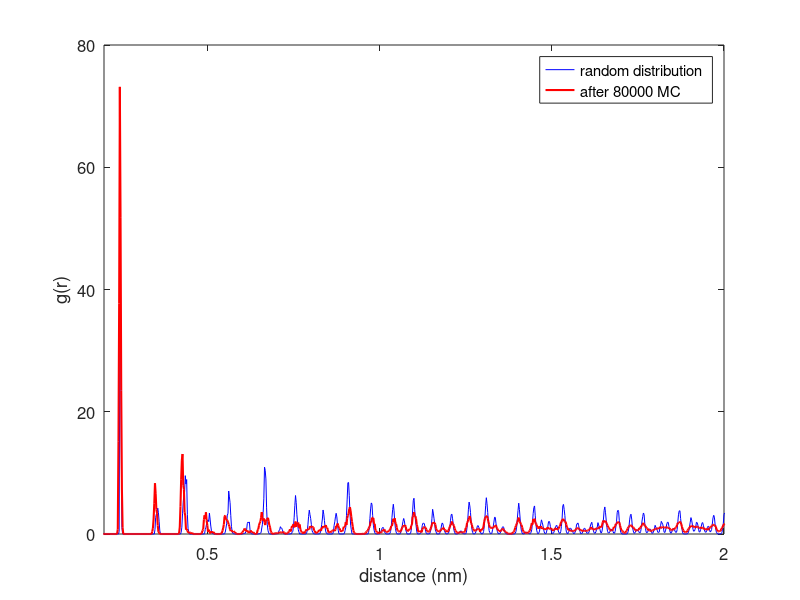

Here is the MATLAB script that generated this plot:
clear all;
load CoRDF222.dat;
load CoRDF82000.dat;
x = CoRDF222;
y = CoRDF82000;


plot(x(:,1)/10,x(:,2),'b',y(:,1)/10,y(:,2),'r','LineWidth',1.5);
xlim([0.2,2]);
xlabel('distance (nm)');
ylabel('g(r)');
legend('random distribution','after 80000 MC');
set(gca,'FontSize',12);